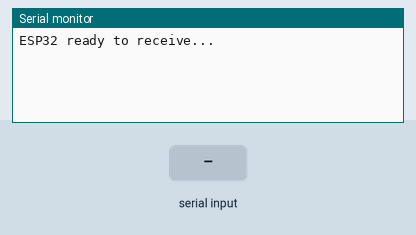
Recording of a program running on a simulated ESP32. On the bench: the last lines printed to the serial monitor. The test bench sets the inputs (shaded band).

Above: at 1.2 s.
1.3 s: "1\n" received over the second serial link
At 2.5 s:
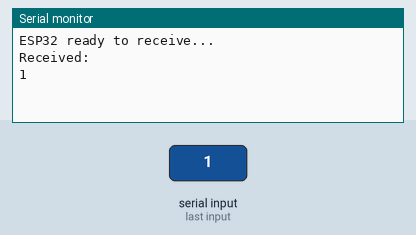
2.8 s: "0\n" received over the second serial link
At 3.8 s:
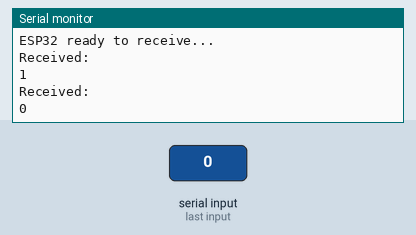
4.3 s: "2\n" received over the second serial link
At 4.9 s:
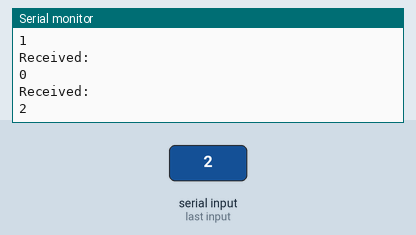

Measured:
- after the input at 1.3 s, the serial monitor: prints a new line at once (image 1)
- after the input at 2.8 s, the serial monitor: prints a new line at once (image 2)
- after the input at 4.3 s, the serial monitor: prints a new line at once (image 3)

The program:

main.cpp
```cpp
#include <WiFi.h>
#include <PubSubClient.h>

#define RXD2 16
#define TXD2 17
HardwareSerial MySerial(2); // Use UART2


void setup() {
  Serial.begin(9600);
  MySerial.begin(9600, SERIAL_8N1, RXD2, TXD2);
  Serial.println("ESP32 ready to receive...");
}

void loop() {
  if (MySerial.available()) {
    String data = MySerial.readStringUntil('\n');
    Serial.print("Received: \n");
    Serial.println(data);
  }
}
```
